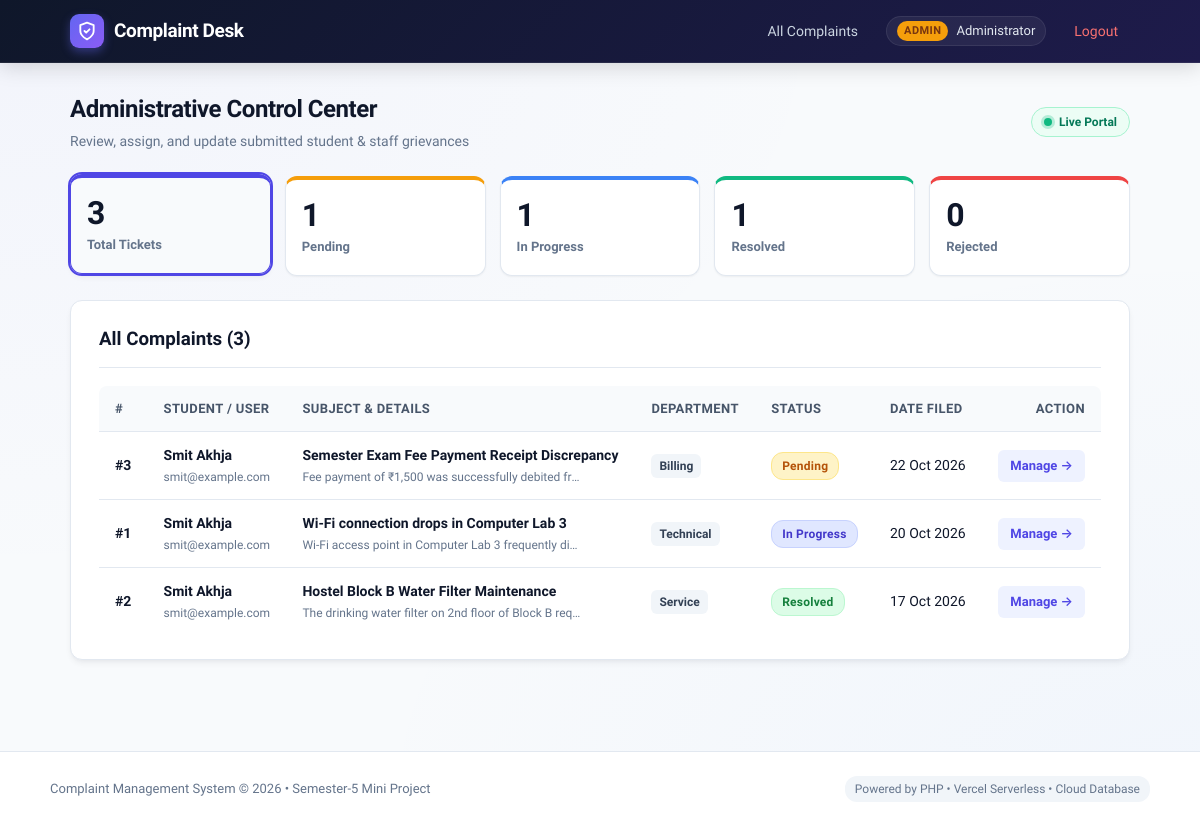
/admin/dashboard.php (signed in), run on an earlier commit of the app's database.
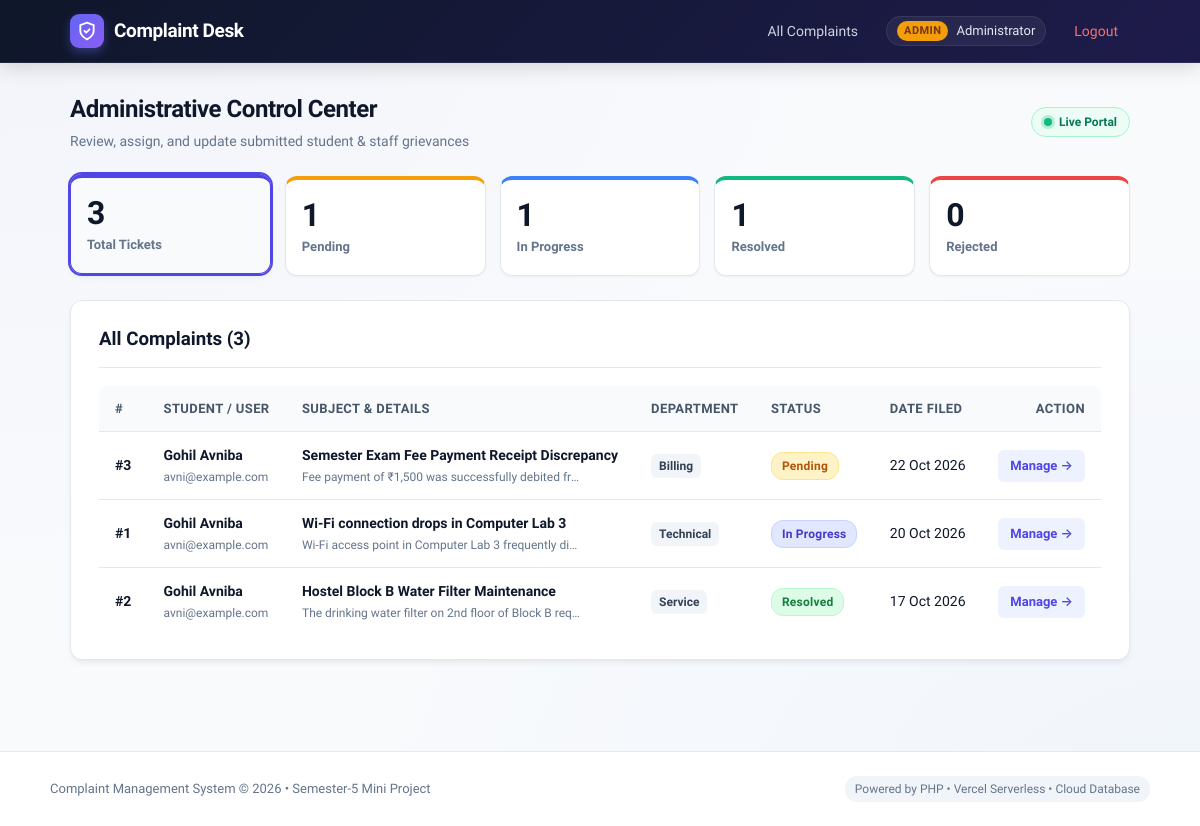
And on a later commit of the database.
### tables this page shows
CREATE TABLE complaints (
            id INTEGER PRIMARY KEY AUTOINCREMENT,
            user_id INTEGER NOT NULL,
            title TEXT NOT NULL,
            category TEXT NOT NULL,
            description TEXT NOT NULL,
            status TEXT NOT NULL DEFAULT "Pending",
            admin_remark TEXT NULL,
            created_at DATETIME DEFAULT CURRENT_TIMESTAMP,
            updated_at DATETIME DEFAULT CURRENT_TIMESTAMP,
            FOREIGN KEY (user_id) REFERENCES users(id) ON DELETE CASCADE
        );

CREATE TABLE users (
            id INTEGER PRIMARY KEY AUTOINCREMENT,
            name TEXT NOT NULL,
            email TEXT NOT NULL UNIQUE,
            password TEXT NOT NULL,
            role TEXT NOT NULL DEFAULT "user",
            created_at DATETIME DEFAULT CURRENT_TIMESTAMP
        );

### admin/dashboard.php (the view, shortened to what this page needs)
<?php
require __DIR__ . "/../config.php";
$counts = array_fill_keys(STATUSES, 0);
$total_count = 0;
foreach ($pdo->query("SELECT status, COUNT(*) n FROM complaints GROUP BY status") as $r) {
    if (isset($counts[$r["status"]])) {
        $counts[$r["status"]] = (int)$r["n"];
        $total_count += (int)$r["n"];
    }
}
$filter = $_GET["status"] ?? "";
if (in_array($filter, STATUSES, true)) {
    $q = $pdo->prepare("SELECT c.*, u.name AS user_name, u.email AS user_email FROM complaints c JOIN users u ON u.id=c.user_id WHERE c.status=? ORDER BY c.created_at DESC");
    $q->execute([$filter]);
} else {
    $q = $pdo->query("SELECT c.*, u.name AS user_name, u.email AS user_email FROM complaints c JOIN users u ON u.id=c.user_id ORDER BY c.created_at DESC");
}
$complaints = $q->fetchAll();
require __DIR__ . "/../includes/header.php";
?>
<div class="page-header">
  <div>
    <h2>Administrative Control Center</h2>
    <p class="subtitle">Review, assign, and update submitted student & staff grievances</p>
  </div>
  <div class="header-badges">
    <span class="live-indicator"><span class="pulse-dot"></span> Live Portal</span>
  </div>
</div>
<div class="stats">
  <a class="stat <?= $filter === '' ? 'active' : '' ?>" href="<?= BASE_URL ?>/admin/dashboard.php">
    <div class="stat-inner">
      <span class="stat-number"><?= $total_count ?></span>
      <span class="stat-label">Total Tickets</span>
    </div>
  </a>
  <?php foreach ($counts as $s => $n): ?>
    <?php $cls = strtolower(str_replace(' ', '-', $s)); ?>
    <a class="stat stat-<?= $cls ?> <?= $filter === $s ? 'active' : '' ?>" href="<?= BASE_URL ?>/admin/dashboard.php?status=<?= urlencode($s) ?>">
      <div class="stat-inner">
        <span class="stat-number"><?= $n ?></span>
        <span class="stat-label"><?= e($s) ?></span>
      </div>
    </a>
  <?php endforeach; ?>
</div>
<div class="card">
  <div class="card-header-bar">
    <h3 style="margin: 0;">
      <?= $filter ? 'Filtered: ' . e($filter) . ' (' . count($complaints) . ')' : 'All Complaints (' . count($complaints) . ')' ?>
    </h3>
  </div>
  <div class="table-responsive">
    <table>
      <thead>
        <tr>
          <th>#</th>
          <th>Student / User</th>
          <th>Subject & Details</th>
          <th>Department</th>
          <th>Status</th>
          <th>Date Filed</th>
          <th style="text-align: right;">Action</th>
        </tr>
      </thead>
      <tbody>
        <?php foreach ($complaints as $c): ?>
        <tr>
          <td><strong>#<?= $c["id"] ?></strong></td>
          <td>
            <strong><?= e($c["user_name"]) ?></strong>
            <div class="subtext"><?= e($c["user_email"] ?? "") ?></div>
          </td>
          <td>
            <div style="font-weight: 600;"><?= e($c["title"]) ?></div>
            <div class="subtext" style="max-width: 280px; overflow: hidden; text-overflow: ellipsis; white-space: nowrap;">
              <?= e(substr($c["description"], 0, 70)) ?>...
            </div>
          </td>
          <td><span class="category-tag"><?= e($c["category"]) ?></span></td>
          <td><?= badge($c["status"]) ?></td>
          <td><?= e(date("d M Y", strtotime($c["created_at"]))) ?></td>
          <td style="text-align: right;">
            <a class="btn-sm" href="<?= BASE_URL ?>/admin/update.php?id=<?= $c["id"] ?>">Manage &rarr;</a>
          </td>
        </tr>
        <?php endforeach; ?>
      </tbody>
    </table>
  </div>
</div>
<?php require __DIR__ . "/../includes/footer.php"; ?>

### includes/header.php (shortened to what this page needs)
<!DOCTYPE html>
<html lang="en">
<head>
<link rel="stylesheet" href="<?= BASE_URL ?>/assets/style.css">
</head>
<body>
<nav class="nav">
  <div class="nav-inner">
    <a class="brand" href="<?= BASE_URL ?>/index.php">
      <span class="brand-icon">
        <svg width="20" height="20" viewBox="0 0 24 24" fill="none" stroke="currentColor" stroke-width="2.2" stroke-linecap="round" stroke-linejoin="round">
          <path d="M12 22s8-4 8-10V5l-8-3-8 3v7c0 6 8 10 8 10z"/>
          <path d="M9 12l2 2 4-4"/>
        </svg>
      </span>
      <span>Complaint Desk</span>
    </a>
    <div class="nav-links">
    <?php if (!empty($_SESSION["user"])): ?>
      <?php if ($_SESSION["user"]["role"] === "admin"): ?>
        <a class="nav-item" href="<?= BASE_URL ?>/admin/dashboard.php">All Complaints</a>
      <?php else: ?>
        <a class="nav-item" href="<?= BASE_URL ?>/user/dashboard.php">My Complaints</a>
        <a class="nav-item" href="<?= BASE_URL ?>/user/submit.php">+ New Complaint</a>
      <?php endif; ?>
      <span class="user-pill">
        <span class="user-role-tag <?= e($_SESSION["user"]["role"]) ?>"><?= ucfirst(e($_SESSION["user"]["role"])) ?></span>
        <span class="user-name"><?= e($_SESSION["user"]["name"]) ?></span>
      </span>
      <a class="nav-item nav-logout" href="<?= BASE_URL ?>/logout.php">Logout</a>
    <?php else: ?>
      <a class="nav-item" href="<?= BASE_URL ?>/login.php">Sign In</a>
      <a class="nav-item nav-btn" href="<?= BASE_URL ?>/register.php">Register</a>
    <?php endif; ?>
    </div>
  </div>
</nav>
<main class="container">

### config.php (shortened to what this page needs)
<?php
function e($v) {
    return htmlspecialchars((string)$v, ENT_QUOTES, 'UTF-8');
}
function badge(string $status): string {
    $cls = strtolower(str_replace(' ', '-', $status));
    return '<span class="badge ' . $cls . '">' . e($status) . '</span>';
}

### includes/footer.php
</main>
<footer class="footer">
  <div class="footer-inner">
    <div>Complaint Management System &copy; <?= date("Y") ?> &bull; Semester-5 Mini Project</div>
    <div class="footer-meta">Powered by PHP &bull; Vercel Serverless &bull; Cloud Database</div>
  </div>
</footer>
</body>
</html>

What changed in the data, as far as the page shows it:
changed through a linked row, complaints "Semester Exam Fee Payment Receipt Discrepancy": user.name "Smit Akhja" → "Gohil Avniba"; user.email "smit@example.com" → "avni@example.com"
changed through a linked row, complaints "Wi-Fi connection drops in Computer Lab 3": user.name "Smit Akhja" → "Gohil Avniba"; user.email "smit@example.com" → "avni@example.com"
changed through a linked row, complaints "Hostel Block B Water Filter Maintenance": user.name "Smit Akhja" → "Gohil Avniba"; user.email "smit@example.com" → "avni@example.com"
